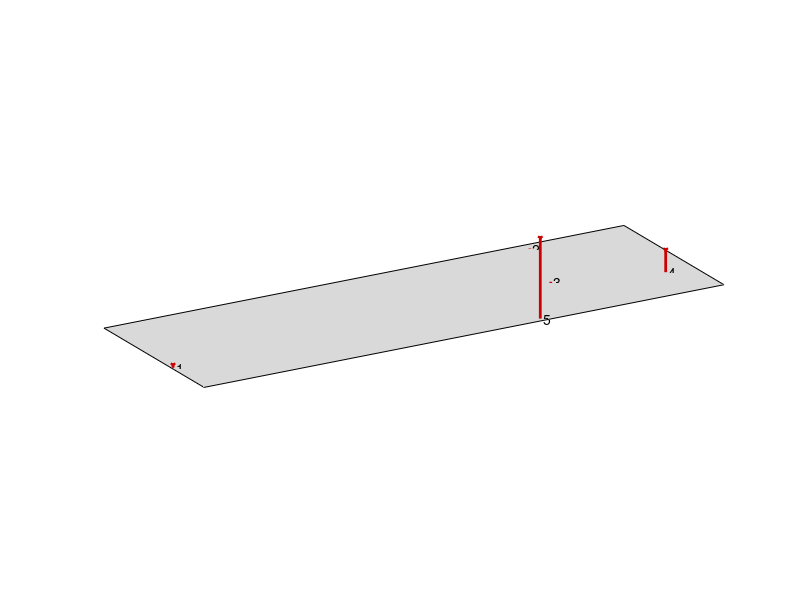

Write MATLAB code to recreate this figure.
function shapePlotPlate(plateDim, dofPos, shape, figTitle)
%COMPLEXSHAPEPLOTDEFAULT Summary of this function goes here
%   Detailed explanation goes here

if nargin < 3
    warning('shape mising');
    plateDim = [3, 1];
    dofPos = rand(5, 2) .* plateDim;
    shape = randn(1, 5);
end

if nargin < 4
    figTitle = '';
end

%%
n = length(shape);

shape = 0.4 * max(plateDim)/max(abs(shape)) * shape;

fig = figure('Name', figTitle);
set(fig, 'Position', get(fig, 'Position') .* [1 1 1.2 0.9]);
ax = axes(fig);
hold(ax, 'on');
% legend(ax, 'AutoUpdate' ,'off');

% plate
Xplate = [0, 0; plateDim(1), plateDim(1)];
Yplate = [0, plateDim(2); 0, plateDim(2)];
Zplate = zeros(2);

surf(ax, Xplate, Yplate, Zplate, 'EdgeColor', 'black', 'FaceColor', 0.5*[1 1 1], 'FaceAlpha', 0.3);

% dof
for k = 1:n
    X = dofPos(k, 1) * ones(1, 2);
    Y = dofPos(k, 2) * ones(1, 2);
    Z = [0, shape(k)];
    
    dofColor = 0.8 * [1 0 0];
    
    plot3(ax, X, Y, Z, 'LineWidth', 2, 'DisplayName', ['dof', num2str(k)], 'Color', dofColor);
    
    %scatter3(ax, X(1), Y(1), Z(1), 2, 'X', 'LineWidth', 10, 'MarkerEdgeColor', dofColor);
    if shape(k) >= 0
        arrowPointer = '^';
    else
        arrowPointer = 'v';
    end
    scatter3(ax, X(2), Y(2), Z(2), 2, arrowPointer, 'LineWidth', 3, 'MarkerEdgeColor', dofColor);
    
    %text(ax, X(2), Y(2), Z(2) + 0.1*sign(shape(k))*max(abs(shape)), ['', num2str(k)]);
    text(ax, X(1), Y(1), Z(1), [' ', num2str(k)]);
end


% legendNames = {};
% for k = 1:length(shape)
%     legendNames{end+1} = ['dof', num2str(k)];
% end
% 
% legend(ax, legendNames);



view(ax, -30, 20);

pbaspect(ax, [plateDim, 0.3*max(plateDim)]);
set(ax,'visible','off');


end
